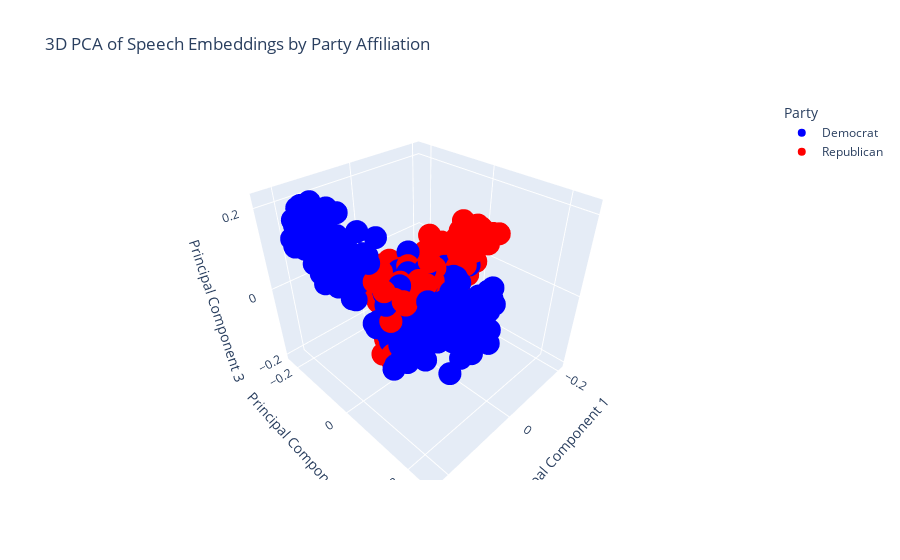

Write notebook code for a chart like this one.
### Code cell
visualize_pca(3, 3, df)

### Figure 1 — Plotly figure (JSON) as saved in the notebook; plotly's stock layout.template omitted (floating-point values rounded to 4 significant figures; data arrays with more than 128 entries replaced by an {"elided": "..."} marker saying what was removed)
{"data": [{"customdata": {"elided": "451x3 str values"}, "hovertemplate": "Party=Democrat<br>Principal Component 1=%{x}<br>Principal Component 2=%{y}<br>Principal Component 3=%{z}<br>Speaker=%{customdata[0]}<br>Date=%{customdata[1]}<br>Organization=%{customdata[2]}<extra></extra>", "legendgroup": "Democrat", "marker": {"color": "blue", "size": 8, "symbol": "circle"}, "mode": "markers", "name": "Democrat", "scene": "scene", "showlegend": true, "type": "scatter3d", "x": {"elided": "451 float values"}, "y": {"elided": "451 float values"}, "z": {"elided": "451 float values"}}, {"customdata": {"elided": "469x3 str values"}, "hovertemplate": "Party=Republican<br>Principal Component 1=%{x}<br>Principal Component 2=%{y}<br>Principal Component 3=%{z}<br>Speaker=%{customdata[0]}<br>Date=%{customdata[1]}<br>Organization=%{customdata[2]}<extra></extra>", "legendgroup": "Republican", "marker": {"color": "red", "size": 8, "symbol": "circle"}, "mode": "markers", "name": "Republican", "scene": "scene", "showlegend": true, "type": "scatter3d", "x": {"elided": "469 float values"}, "y": {"elided": "469 float values"}, "z": {"elided": "469 float values"}}], "layout": {"legend": {"title": {"text": "Party"}, "tracegroupgap": 0}, "scene": {"domain": {"x": [0, 1], "y": [0, 1]}, "xaxis": {"title": {"text": "Principal Component 1"}}, "yaxis": {"title": {"text": "Principal Component 2"}}, "zaxis": {"title": {"text": "Principal Component 3"}}}, "title": {"text": "3D PCA of Speech Embeddings by Party Affiliation"}}}
